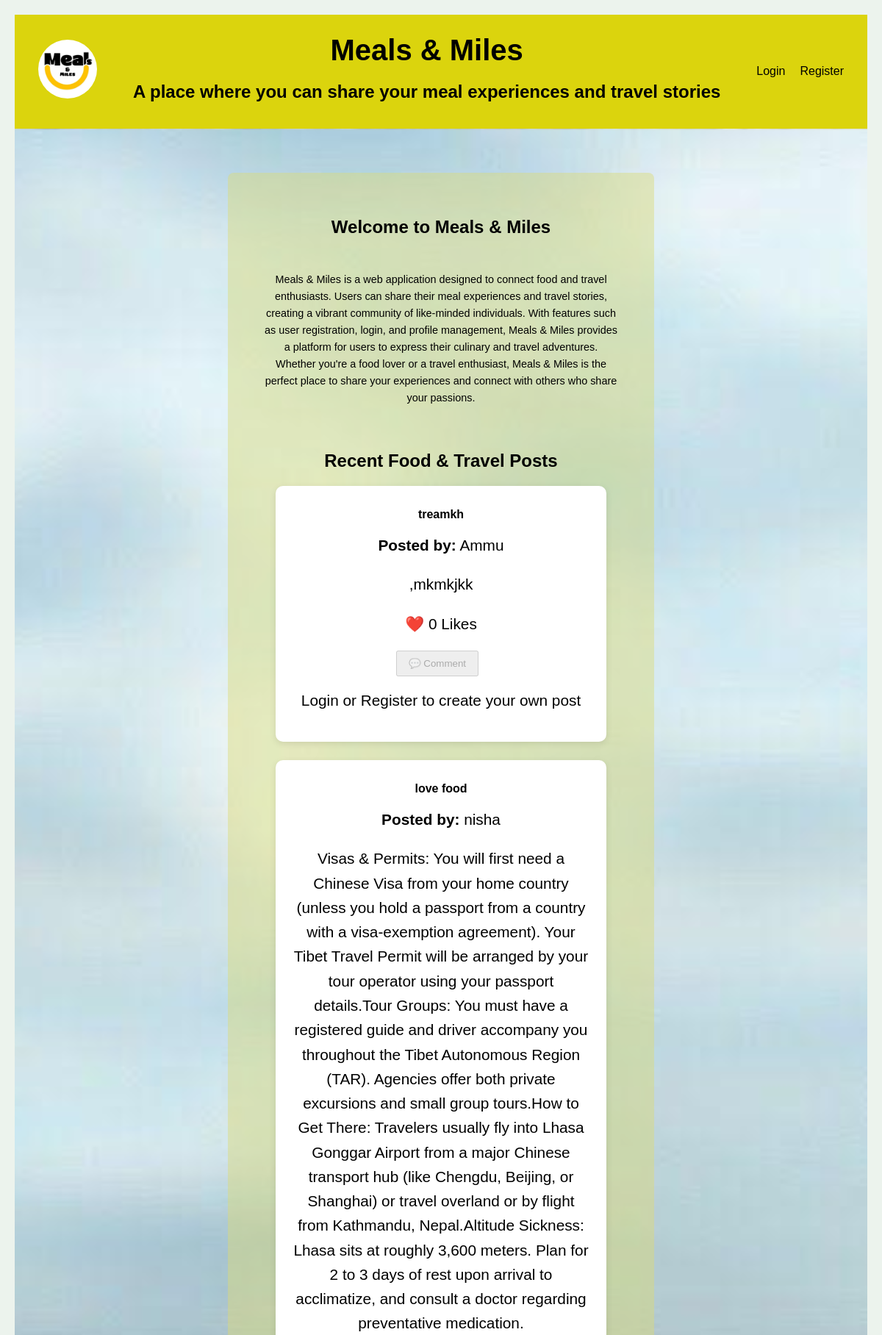
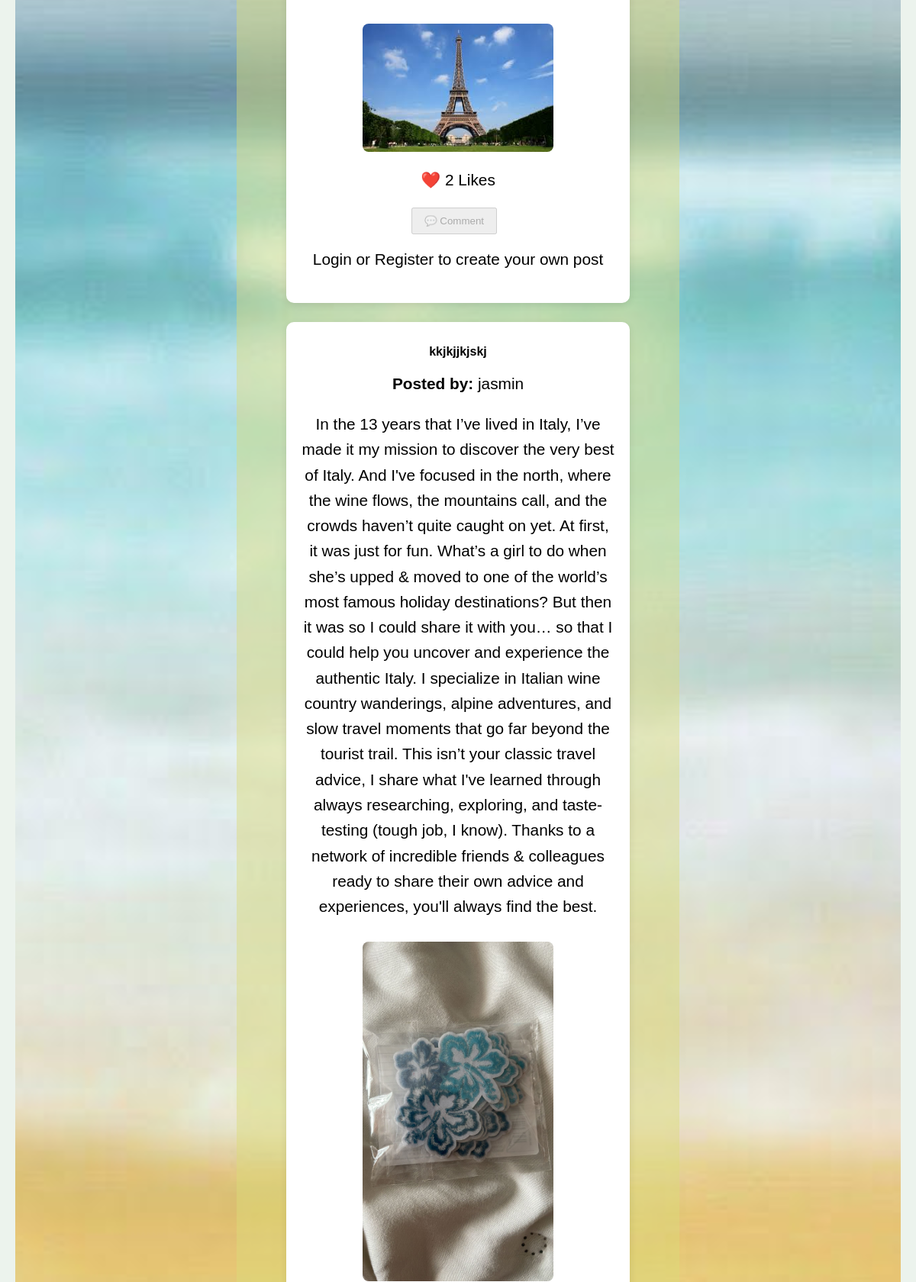
The page / (upper part) on the database its author committed (2 pictures, top to bottom).
### Database/models.py (models this page shows)
class Post(db.Model):
        id = db.Column(db.Integer, primary_key=True)
        title = db.Column(db.String(200))
        content = db.Column(db.Text)
        image = db.Column(db.String(255))
        user_id = db.Column(db.Integer, db.ForeignKey('user.id'))
        likes = db.relationship('Like',backref='post', lazy=True, cascade="all, delete-orphan")
        comments = db.relationship('Comment',backref='post', lazy=True, cascade="all, delete-orphan")

class User(db.Model, UserMixin):
    id = db.Column(db.Integer, primary_key=True)
    posts = db.relationship('Post', backref='author', lazy=True)
    comments = db.relationship('Comment',backref='user',lazy=True)
    username = db.Column( db.String(150),unique=True, nullable=False)
    email = db.Column(db.String(150), unique=True, nullable=False)
    password = db.Column( db.String(255), nullable=False )
    profile_pic = db.Column(db.String(255),
        default='images/Default-Profile-Picture.png')
    name = db.Column(db.String(100))
    age = db.Column(db.Integer)
    gender = db.Column(db.String(20))
    place = db.Column(db.String(100))
    interests = db.Column(db.String(300))
    specify = db.Column(db.String(300))
    cuisine = db.Column(db.String(100))
    about_me = db.Column(db.Text)
    profile_description = db.Column(db.Text)

### Database/views.py (the view)
@views.route('/')
def home():
    posts = Post.query.order_by(Post.id.desc()).all()
    return render_template('login.html', posts=posts)

### Database/templates/login.html (shortened to what this page needs)
<!DOCTYPE html>
<html lang="en">
    <head>
        <link rel="stylesheet" href="../static/css/login.css"/>
        <link rel="stylesheet" href="https://cdnjs.cloudflare.com/ajax/libs/font-awesome/6.5.1/css/all.min.css">
    </head>
    <body>
        <nav class="navbar">
            <div class="nav-left">
                 <img src="{{ url_for('static', filename='images/logo.png') }}" alt="LOGO" class="logo">
            </div>
            <div class="nav-center">
                <h1 class="main-heading">Meals & Miles</h1>
                <h2>A place where you can share your meal experiences and travel stories</h2>
            </div>
            <div class="nav-right" id= "navRight">
                <a href="/login">Login</a>
                <a href="/register">Register</a>
            </div>
        </nav>
        <section class="hero">
            <div class="hero-content">
                <h2>Welcome to Meals & Miles</h2>
                <div class="about">
                <p>Meals & Miles is a web application designed to connect food and travel enthusiasts.
                    Users can share their meal experiences and travel stories, creating a vibrant community of like-minded individuals.
                    With features such as user registration, login, and profile management, Meals & Miles provides a platform for users
                    to express their culinary and travel adventures.
                    Whether you're a food lover or a travel enthusiast, Meals & Miles is the perfect
                    place to share your experiences and connect with others who share your passions.</p>
                </div>
                <section class="public-feed">
                    <h2>Recent Food & Travel Posts</h2>
                        {% for post in posts %}
                        <div class="feed-post">
                            <h3>{{ post.title }}</h3>
                            <p><strong>Posted by:</strong> {{ post.author.username }} </p>
                            <p>{{ post.content }}</p>
                            {% if post.image %}
                            <img src="{{ url_for('static', filename=post.image) }}"class="feed-image">
                            {% endif %}
                            <div class="feed-actions">
                                <p>❤️ {{ post.likes|length }} Likes</p>
                                <button disabled>💬 Comment </button>
                                <p>Login or Register to create your own post</p>
                            </div>
                        </div>
                        {% endfor %}
                </section>
            </div>
        </section>
    </body>
</html>

### Database/static/css/login.css (style rules this page uses)
body { margin: 0; box-sizing: border-box; background-color: rgb(236, 243, 237); color: black; font-family: 'Arial', sans-serif; text-align: center; padding: 20px; }
.navbar { display: flex; justify-content: space-between; align-items: center; background-color: #dbd40d; padding: 1rem 2rem; }
.nav-left { color: #000000; font-size: 1.5rem; background-size: contain; background-repeat: no-repeat; }
.logo { width: 80px; height: 80px; border-radius: 50%; object-fit: cover; }
.nav-center { position: static; color: rgb(0, 0, 0); transform: none; width: 100%; margin-top: 10px; }
.nav-center .main-heading { font-size: 2.5rem; font-family: 'verdana', sans-serif; margin: 0; }
.nav-right { display: flex; gap: 20px; color: #000000; }
.nav-right a { color: #000000; text-decoration: none; font-size: 1rem; }
.hero { min-height: 100vh; background-image: url('/static/images/background.jpg'); background-size: cover; background-position: center; justify-content: center; display: flex; align-items: center; padding: 60px; }
.hero-content { background-color: #dada7975; color: rgb(0, 0, 0); max-width: 500px; padding: 40px; border-radius: 8px; }
.hero-content h2 { margin-bottom: 20px; }
.hero-content p { font-size: 1.3rem; line-height: 1.6; margin-top: 1rem; margin-bottom: 20px; }
h3 { font-size: 1rem; font-weight: bold; color:#000000; text-align: center; margin: 10px; }
.about { display: flex; margin-top: 10px; margin-bottom: 20px; padding: 10px; border-radius: 8px; }
.about p { font-size: 0.9rem; text-align: center; margin-bottom: 10px; }
.public-feed { width: 90%; max-width: 1000px; margin: 40px auto; }
.feed-post { background: white; padding: 20px; margin-bottom: 25px; border-radius: 10px; box-shadow: 0 3px 10px rgba(0,0,0,.1); }
.feed-image { max-width: 250px; border-radius: 8px; margin-top: 10px; }
.feed-actions { margin-top: 15px; }
.feed-actions button { padding: 8px 15px; margin-right: 10px; }
a { color: rgb(142, 138, 72); }

### rows shown on the page
Post: title "treamkh", author.username "Ammu", content ",mkmkjkk", likes|length "0"
Post: title "love food", author.username "nisha", content "Visas & Permits: You will first need a Chinese Visa from your home country (unless you hold a passport from a country with a visa-exemption agreement). Your Tibet Travel Permit will be arranged by your tour operator using your passport details.Tour Groups: You must have a registered guide and driver accompany you throughout the Tibet Autonomous Region (TAR). Agencies offer both private excursions and small group tours.How to Get There: Travelers usually fly into Lhasa Gonggar Airport from a major Chinese transport hub (like Chengdu, Beijing, or Shanghai) or travel overland or by flight from Kathmandu, Nepal.Altitude Sickness: Lhasa sits at roughly 3,600 meters. Plan for 2 to 3 days of rest…", image (picture), likes|length "2"
Post: title "kkjkjjkjskj", author.username "jasmin", content "In the 13 years that I’ve lived in Italy, I’ve made it my mission to discover the very best of Italy. And I've focused in the north, where the wine flows, the mountains call, and the crowds haven’t quite caught on yet. At first, it was just for fun. What’s a girl to do when she’s upped & moved to one of the world’s most famous holiday destinations? But then it was so I could share it with you… so that I could help you uncover and experience the authentic Italy. I specialize in Italian wine country wanderings, alpine adventures, and slow travel moments that go far beyond the tourist trail. This isn’t your classic travel advice, I share what I've learned through always researching, exploring,…", image (picture)
